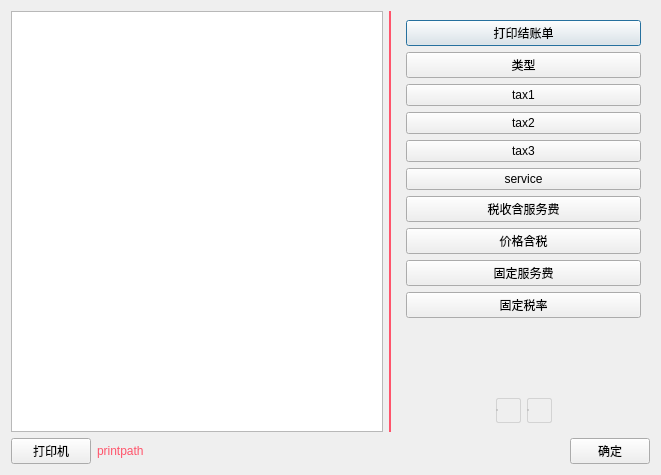
<?xml version="1.0" encoding="UTF-8"?>
<ui version="4.0">
 <class>w_sys_manage_outer_pay_set_locale_wizard</class>
 <widget class="QDialog" name="w_sys_manage_outer_pay_set_locale_wizard">
  <property name="geometry">
   <rect>
    <x>0</x>
    <y>0</y>
    <width>661</width>
    <height>475</height>
   </rect>
  </property>
  <property name="windowTitle">
   <string>Dialog</string>
  </property>
  <layout class="QVBoxLayout" name="verticalLayout_3">
   <item>
    <layout class="QHBoxLayout" name="horizontalLayout_5" stretch="3,2">
     <item>
      <layout class="QHBoxLayout" name="horizontalLayout_2" stretch="1,0">
       <item>
        <widget class="ftableview" name="tableView">
         <property name="outer_stylesheet" stdset="0">
          <string>tableView_dish</string>
         </property>
        </widget>
       </item>
       <item>
        <widget class="QLabel" name="label">
         <property name="minimumSize">
          <size>
           <width>2</width>
           <height>0</height>
          </size>
         </property>
         <property name="maximumSize">
          <size>
           <width>2</width>
           <height>16777215</height>
          </size>
         </property>
         <property name="styleSheet">
          <string notr="true">background-color:#ff546b;</string>
         </property>
         <property name="text">
          <string/>
         </property>
        </widget>
       </item>
      </layout>
     </item>
     <item>
      <layout class="QVBoxLayout" name="verticalLayout_2">
       <item>
        <widget class="QStackedWidget" name="stackedWidget">
         <property name="currentIndex">
          <number>0</number>
         </property>
         <widget class="QWidget" name="page">
          <layout class="QVBoxLayout" name="verticalLayout">
           <item>
            <widget class="lds_toolbar_button" name="pushButton_receipt">
             <property name="text">
              <string>打印结账单</string>
             </property>
             <property name="outer_stylesheet" stdset="0">
              <string>pushbutton</string>
             </property>
            </widget>
           </item>
           <item>
            <widget class="public_pushbuton_number" name="pushButton_tax_type">
             <property name="focusPolicy">
              <enum>Qt::NoFocus</enum>
             </property>
             <property name="text">
              <string>类型</string>
             </property>
            </widget>
           </item>
           <item>
            <widget class="public_pushbuton_number" name="pushButton_tax_1_value">
             <property name="focusPolicy">
              <enum>Qt::NoFocus</enum>
             </property>
             <property name="text">
              <string>tax1</string>
             </property>
            </widget>
           </item>
           <item>
            <widget class="public_pushbuton_number" name="pushButton_tax_2_value">
             <property name="focusPolicy">
              <enum>Qt::NoFocus</enum>
             </property>
             <property name="text">
              <string>tax2</string>
             </property>
            </widget>
           </item>
           <item>
            <widget class="public_pushbuton_number" name="pushButton_tax_3_value">
             <property name="focusPolicy">
              <enum>Qt::NoFocus</enum>
             </property>
             <property name="text">
              <string>tax3</string>
             </property>
            </widget>
           </item>
           <item>
            <widget class="public_pushbuton_number" name="pushButton_service_value">
             <property name="focusPolicy">
              <enum>Qt::NoFocus</enum>
             </property>
             <property name="text">
              <string>service</string>
             </property>
            </widget>
           </item>
           <item>
            <widget class="checkbox_phonestyle" name="checkBox_tax_tax_include_service">
             <property name="focusPolicy">
              <enum>Qt::NoFocus</enum>
             </property>
             <property name="text">
              <string>税收含服务费</string>
             </property>
            </widget>
           </item>
           <item>
            <widget class="checkbox_phonestyle" name="checkBox_tax_price_include_tax">
             <property name="focusPolicy">
              <enum>Qt::NoFocus</enum>
             </property>
             <property name="text">
              <string>价格含税</string>
             </property>
            </widget>
           </item>
           <item>
            <widget class="checkbox_phonestyle" name="checkBox_tax_service_fix">
             <property name="focusPolicy">
              <enum>Qt::NoFocus</enum>
             </property>
             <property name="text">
              <string>固定服务费</string>
             </property>
            </widget>
           </item>
           <item>
            <widget class="checkbox_phonestyle" name="checkBox_tax_tax_fix">
             <property name="focusPolicy">
              <enum>Qt::NoFocus</enum>
             </property>
             <property name="text">
              <string>固定税率</string>
             </property>
            </widget>
           </item>
           <item>
            <spacer name="verticalSpacer_2">
             <property name="orientation">
              <enum>Qt::Vertical</enum>
             </property>
             <property name="sizeHint" stdset="0">
              <size>
               <width>20</width>
               <height>40</height>
              </size>
             </property>
            </spacer>
           </item>
          </layout>
         </widget>
         <widget class="QWidget" name="page_2">
          <layout class="QVBoxLayout" name="verticalLayout_4">
           <item>
            <widget class="checkbox_phonestyle" name="checkBox_tip_enable">
             <property name="focusPolicy">
              <enum>Qt::NoFocus</enum>
             </property>
             <property name="text">
              <string>小费</string>
             </property>
            </widget>
           </item>
           <item>
            <widget class="public_pushbuton_number" name="pushButton_tip_1">
             <property name="focusPolicy">
              <enum>Qt::NoFocus</enum>
             </property>
             <property name="text">
              <string>tip1</string>
             </property>
            </widget>
           </item>
           <item>
            <widget class="public_pushbuton_number" name="pushButton_tip_2">
             <property name="focusPolicy">
              <enum>Qt::NoFocus</enum>
             </property>
             <property name="text">
              <string>tip2</string>
             </property>
            </widget>
           </item>
           <item>
            <widget class="public_pushbuton_number" name="pushButton_tip_3">
             <property name="focusPolicy">
              <enum>Qt::NoFocus</enum>
             </property>
             <property name="text">
              <string>tip3</string>
             </property>
            </widget>
           </item>
           <item>
            <spacer name="verticalSpacer">
             <property name="orientation">
              <enum>Qt::Vertical</enum>
             </property>
             <property name="sizeHint" stdset="0">
              <size>
               <width>20</width>
               <height>245</height>
              </size>
             </property>
            </spacer>
           </item>
          </layout>
         </widget>
        </widget>
       </item>
       <item>
        <widget class="QFrame" name="frame">
         <property name="styleSheet">
          <string notr="true">

QRadioButton:indicator{
width:0px;
}

QRadioButton:checked{
background:#ff546b;
border:1px solid lightgray;
border-radius: 2px;
color:white;
}

QRadioButton:unchecked{
background:transparent;
border:1px solid lightgray;
border-radius: 2px;
color:black;
}</string>
         </property>
         <layout class="QHBoxLayout" name="horizontalLayout">
          <item>
           <spacer name="horizontalSpacer_2">
            <property name="orientation">
             <enum>Qt::Horizontal</enum>
            </property>
            <property name="sizeHint" stdset="0">
             <size>
              <width>40</width>
              <height>20</height>
             </size>
            </property>
           </spacer>
          </item>
          <item>
           <widget class="QRadioButton" name="radioButton">
            <property name="minimumSize">
             <size>
              <width>25</width>
              <height>25</height>
             </size>
            </property>
            <property name="maximumSize">
             <size>
              <width>25</width>
              <height>25</height>
             </size>
            </property>
            <property name="text">
             <string/>
            </property>
           </widget>
          </item>
          <item>
           <widget class="QRadioButton" name="radioButton_2">
            <property name="minimumSize">
             <size>
              <width>25</width>
              <height>25</height>
             </size>
            </property>
            <property name="maximumSize">
             <size>
              <width>25</width>
              <height>25</height>
             </size>
            </property>
            <property name="text">
             <string/>
            </property>
           </widget>
          </item>
          <item>
           <spacer name="horizontalSpacer_3">
            <property name="orientation">
             <enum>Qt::Horizontal</enum>
            </property>
            <property name="sizeHint" stdset="0">
             <size>
              <width>40</width>
              <height>20</height>
             </size>
            </property>
           </spacer>
          </item>
         </layout>
        </widget>
       </item>
      </layout>
     </item>
    </layout>
   </item>
   <item>
    <layout class="QHBoxLayout" name="horizontalLayout_3">
     <item>
      <widget class="lds_toolbar_button" name="pushButton_set_print">
       <property name="text">
        <string>打印机</string>
       </property>
       <property name="outer_stylesheet" stdset="0">
        <string>pushbutton</string>
       </property>
      </widget>
     </item>
     <item>
      <widget class="QLabel" name="label_printpath">
       <property name="styleSheet">
        <string notr="true">color:#ff546b;</string>
       </property>
       <property name="text">
        <string>printpath</string>
       </property>
      </widget>
     </item>
     <item>
      <spacer name="horizontalSpacer">
       <property name="orientation">
        <enum>Qt::Horizontal</enum>
       </property>
       <property name="sizeHint" stdset="0">
        <size>
         <width>40</width>
         <height>20</height>
        </size>
       </property>
      </spacer>
     </item>
     <item>
      <widget class="lds_toolbar_button" name="pushButton_ok">
       <property name="text">
        <string>确定</string>
       </property>
       <property name="outer_stylesheet" stdset="0">
        <string>pushbutton</string>
       </property>
      </widget>
     </item>
    </layout>
   </item>
  </layout>
 </widget>
 <customwidgets>
  <customwidget>
   <class>lds_toolbar_button</class>
   <extends>QPushButton</extends>
   <header>lds_toolbar_button.h</header>
  </customwidget>
  <customwidget>
   <class>ftableview</class>
   <extends>QTableView</extends>
   <header>ftableview.h</header>
  </customwidget>
  <customwidget>
   <class>checkbox_phonestyle</class>
   <extends>QPushButton</extends>
   <header>checkbox_phonestyle.h</header>
  </customwidget>
  <customwidget>
   <class>public_pushbuton_number</class>
   <extends>QPushButton</extends>
   <header>public_pushbuton_number.h</header>
  </customwidget>
 </customwidgets>
 <resources/>
 <connections/>
</ui>
